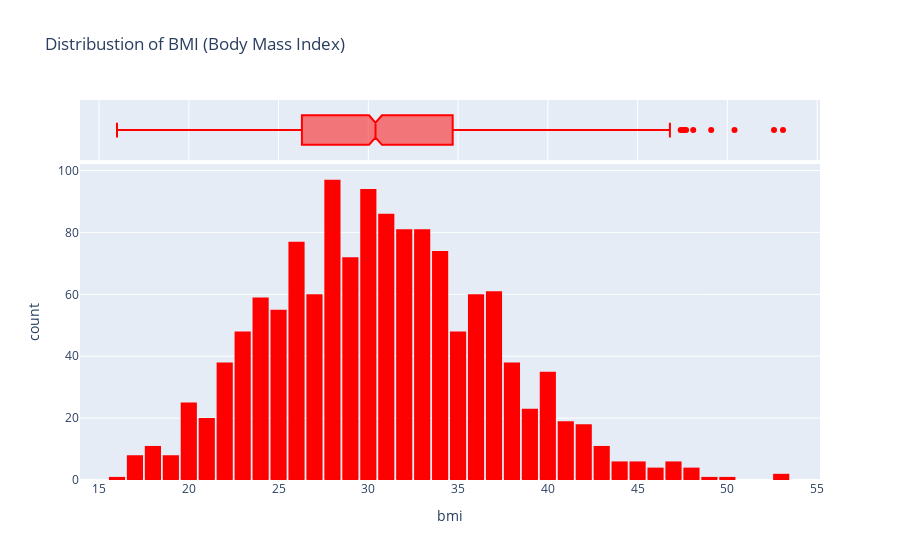

Notebook code cell kept with this figure:
### Markdown cell above
### Body Mass Index

Let's look at the distribution of BMI (Body Mass Index) of customers, using a histogram and box plot.

### Code cell
fig = px.histogram(df,
                    x='bmi',
                    marginal='box',
                    color_discrete_sequence=['red'],
                    title='Distribustion of BMI (Body Mass Index)')

fig.update_layout(bargap=0.1)
fig.show()

### Figure 1 — Plotly figure (JSON) as saved in the notebook; plotly's stock layout.template omitted (floating-point values rounded to 4 significant figures; data arrays with more than 128 entries replaced by an {"elided": "..."} marker saying what was removed)
{"data": [{"alignmentgroup": "True", "bingroup": "x", "hovertemplate": "bmi=%{x}<br>count=%{y}<extra></extra>", "legendgroup": "", "marker": {"color": "red", "pattern": {"shape": ""}}, "name": "", "offsetgroup": "", "orientation": "v", "showlegend": false, "type": "histogram", "x": {"elided": "1338 float values"}, "xaxis": "x", "yaxis": "y"}, {"alignmentgroup": "True", "hovertemplate": "bmi=%{x}<extra></extra>", "legendgroup": "", "marker": {"color": "red"}, "name": "", "notched": true, "offsetgroup": "", "showlegend": false, "type": "box", "x": {"elided": "1338 float values"}, "xaxis": "x2", "yaxis": "y2"}], "layout": {"bargap": 0.1, "barmode": "relative", "legend": {"tracegroupgap": 0}, "title": {"text": "Distribustion of BMI (Body Mass Index)"}, "xaxis": {"anchor": "y", "domain": [0, 1], "title": {"text": "bmi"}}, "xaxis2": {"anchor": "y2", "domain": [0, 1], "matches": "x", "showgrid": true, "showticklabels": false}, "yaxis": {"anchor": "x", "domain": [0, 0.8316], "title": {"text": "count"}}, "yaxis2": {"anchor": "x2", "domain": [0.8416, 1], "matches": "y2", "showgrid": false, "showline": false, "showticklabels": false, "ticks": ""}}}
